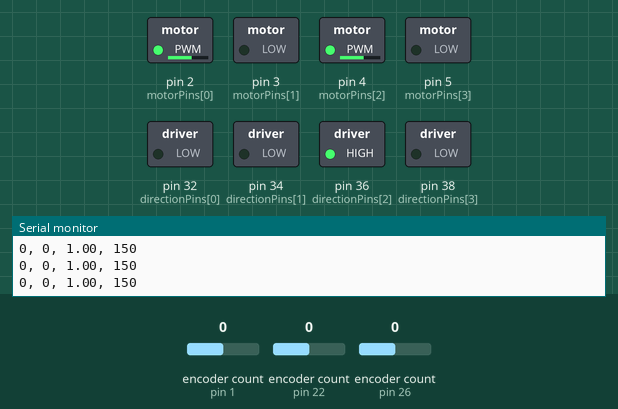
Simulated run of this sketch. Board: Arduino Mega 2560, built with avr-gcc and run on an emulated ATmega2560. On the bench: switched loads named in the sketch (green lamp = pin HIGH), the last lines printed to the serial monitor. The inputs (shaded band) are chosen by the test bench; at power-on: encoder count (sensors on pin 22, pin 26, pin 1) 0.

Above: at 2.2 s.
2.3 s: encoder count (sensor on pin 22) set to -1
At 3.5 s:
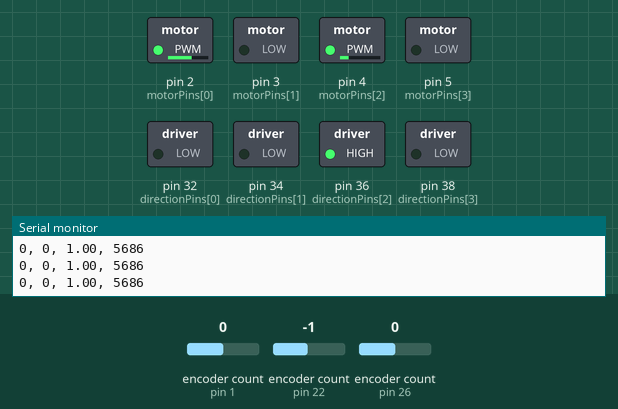
3.8 s: encoder count (sensor on pin 26) set to -1
At 4.1 s:
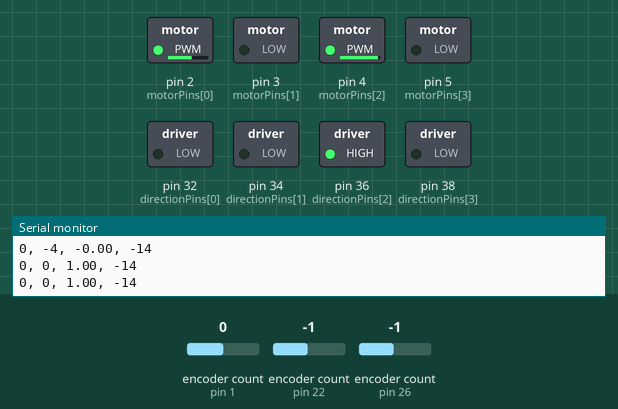
5.3 s: encoder count (sensor on pin 22) set to 3
At 5.9 s:
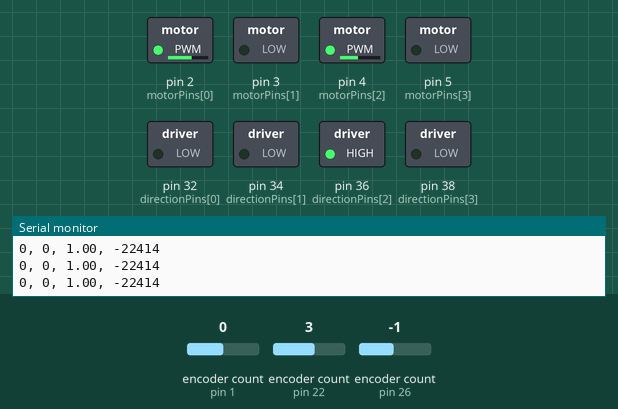
6.8 s: encoder count (sensor on pin 26) set to 0
At 7.8 s:
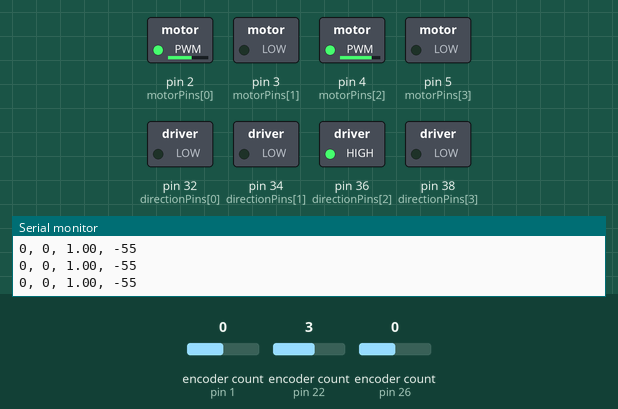
8.3 s: encoder count (sensor on pin 26) set to 1
At 9.6 s:
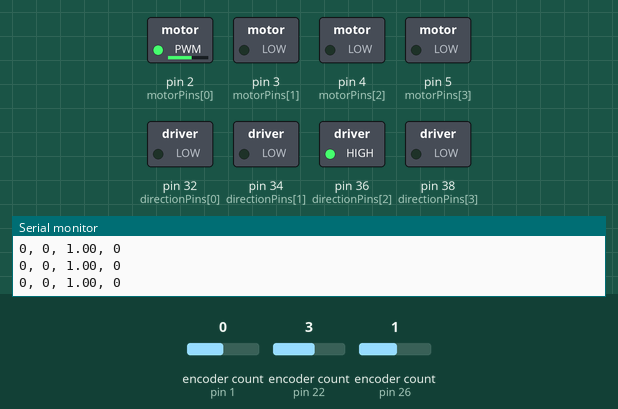
Timing chart, 0 to 10.8 s (numbered marks = the images above; inputs shaded):
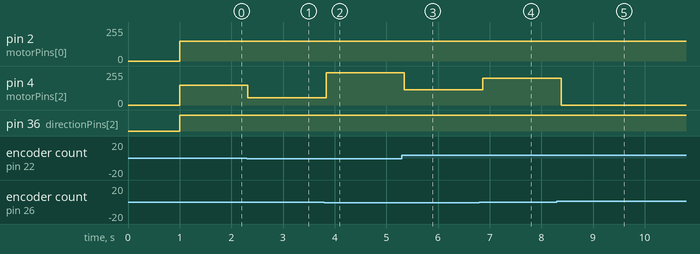

The sketch:

MotorSlave.ino
```cpp
#include <Encoder.h>
#include <Servo.h>

boolean Move(int, int, int);
void motors(int, int);

String inputString = "";         // a string to hold incoming data
boolean stringComplete = false;  // whether the string is complete
Encoder wheel1(22,18);
Encoder wheel2(1,2);
Encoder wheel3(26,20);
Encoder wheel4(1,2);
const float pi = 3.1415926535;
const float mmpercount = 0.08886;
const int threshold = 700;
const int stallPins[] = {A4,A5,A6,A7};
const int motorPins[] = {2,3,4,5};
const int directionPins[] = {32,34,36,38};
const int switchPins[] = {26,27,28,29};
const boolean xInvert = true;
const boolean yInvert = true;

int power1 = 150;
  int power3 = 150;
  long prev1 = 0;
  long prev3 = 0;
  long read1;
  long read3;
  float imbalance = 1;

void setup(){
   // initialize serial:
  Serial.begin(115200);

  // reserve 200 bytes for the inputString:
  inputString.reserve(200);

  for(int i = 0; i < 4; i++){
    pinMode(directionPins[i],OUTPUT);
    digitalWrite(directionPins[i], LOW);
  }
  for(int i = 0; i < 4; i++){
    pinMode(motorPins[i],OUTPUT);
    analogWrite(motorPins[i], 0);
  }
  for(int i = 0; i < 4; i++){
    pinMode(stallPins[i],INPUT);
  }
  for(int i = 0; i < 4; i++){
    pinMode(switchPins[i],INPUT);
  }

  wheel1.write(0);
  wheel2.write(0);
  wheel3.write(0);
  wheel4.write(0);
  delay(1000);

}
void loop()
{
  analogWrite(motorPins[0],power1);
  analogWrite(motorPins[2],power3); digitalWrite(directionPins[2],HIGH);
  delay(100);
  read1=wheel1.read();
  read3=wheel3.read();
  imbalance = (read1-prev1 + 0.01)/(read3-prev3 + 0.01);
  if(power3*imbalance <= 255){power3*= imbalance;}
  Serial.print(read1-prev1);Serial.print(", "); Serial.print(read3-prev3);Serial.print(", "); Serial.print(imbalance);Serial.print(", "); Serial.println(power3);
  /*analogWrite(motorPins[2], 150);
  Serial.println(wheel3.read());
  delay(100);*/
  prev1 = read1;
  prev3 = read3;
}
void placehoder(){

  while(wheel1.read() < 50/mmpercount){
    digitalWrite(32, HIGH);
    analogWrite(2,155);
    delay(100);
    Serial.println(wheel1.read());
  }

}
void motorsStalled(boolean *stalled, int pins[], int threshold){
  for(int i = 0; i < 4; i++){
    if(analogRead(pins[i]) >= threshold){
      stalled[i] = true;
    }
    else{
      stalled[i] = false;
    }
  }
}
void motors(int Degrees, int power){
  power =  power * 255/100;
  int x = cos(degreetoRad(Degrees)) * power;
  int y = sin(degreetoRad(Degrees)) * power;
  boolean xB = xInvert; //true if not changed
  boolean yB = yInvert;
  if(x<0){ // invert the directions (make them false) to go backward
    xB *= -1;
  }
  if(y<0){
    yB *= -1;
  }
  digitalWrite(directionPins[0], xB);
  digitalWrite(directionPins[1], yB);
  digitalWrite(directionPins[2], xB);
  digitalWrite(directionPins[3], yB);
  Drive(x,y,x,y);
}
void Drive(int m1, int m2, int m3, int m4){
  analogWrite(motorPins[0], m1 * 255/100);
  analogWrite(motorPins[1], m2 * 255/100);
  analogWrite(motorPins[2], m3 * 255/100);
  analogWrite(motorPins[3], m4 * 255/100);
}

boolean Move(int Degrees, int power, int distance){
   wheel1.write(0);
   wheel2.write(0);
   wheel3.write(0);
   wheel4.write(0);
   boolean done = false;
   int x = cos(degreetoRad(Degrees)) * distance;
   int y = sin(degreetoRad(Degrees)) * distance;
   int Pow1 = cos(degreetoRad(Degrees)) * power;
   int Pow3 = Pow1;
   int Pow2 = sin(degreetoRad(Degrees)) * power;
   int Pow4 = Pow2;
   x*= 1/mmpercount;
   y*= 1/mmpercount;
   int old1 = 0;
   int old2 = 0;
   int old3 = 0;
   int old4 = 0;
   motors(Degrees, power);
   while(done == false){
     int new1 = wheel1.read();
     int new2 = wheel2.read();
     int new3 = wheel3.read();
     int new4 = wheel4.read();
     int xImbalance = (new1-old1)/(new3-old3);
     Pow3 = Pow3 * xImbalance;
     int yImbalance = (new2-old2)/(new4-old4);
     Pow4 = Pow4 * yImbalance;
     Drive(Pow1,Pow2,Pow3,Pow4);
     Serial.println(new1);
     Serial.println(new2);
     Serial.println(new3);
     Serial.println(new4);
     if(new1 >= x){analogWrite(motorPins[0],0);Serial.println("1");}
     if(new2 >= y){analogWrite(motorPins[1],0);Serial.println("2");}
     if(new3 >= x){analogWrite(motorPins[2],0);Serial.println("3");}
     if(new4 >= y){analogWrite(motorPins[3],0);Serial.println("4");}
     if(new1 >= x && new2 >= y && new3 >= x && new4 >= y){
       Drive(0,0,0,0);
       done=true;
      Serial.println("dfasdfasd");
     }
     old1 = wheel1.read();
     old2 = wheel2.read();
     old3 = wheel3.read();
     old4 = wheel4.read();
   }

}
boolean serialEvent() {
  while (Serial.available()) {
    // get the new byte:
    char inChar = (char)Serial.read();
    // add it to the inputString:
    inputString += inChar;
    // if the incoming character is a newline, set a flag
    // so the main loop can do something about it:
    if (inChar == '\n') {
      return true;
    }
  }
}
String wordAfter(String data, int index){
  int index2 = data.indexOf(' ', index+1);
  //Serial.println(index2, DEC);
  String wordAfter = data.substring(index,index2);
  return(wordAfter);
}
double degreetoRad(double Degrees){
  return 2* pi *Degrees/360;
}
```

Measured:
- after the input at 2.3 s, pin 4 (motorPins[2]): 150/255 → 54/255 at once
- after the input at 3.8 s, pin 4 (motorPins[2]): 54/255 → 242/255 at once
- after the input at 5.3 s, pin 4 (motorPins[2]): 242/255 → 114/255 after 0.05 s
- after the input at 6.8 s, pin 4 (motorPins[2]): 114/255 → 201/255 after 0.07 s
- after the input at 8.3 s, pin 4 (motorPins[2]): 201/255 → 0/255 after 0.09 s
